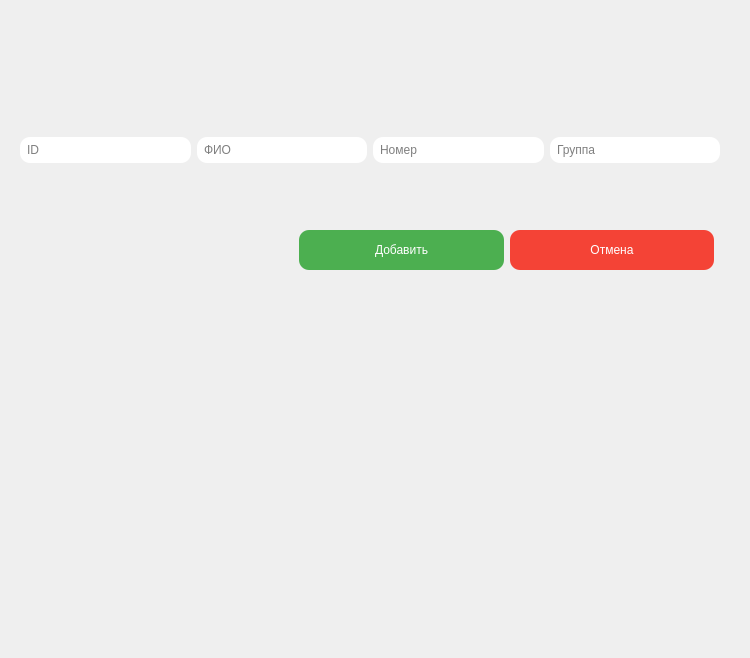
<?xml version="1.0" encoding="UTF-8"?>
<ui version="4.0">
 <class>add_window</class>
 <widget class="QWidget" name="add_window">
  <property name="enabled">
   <bool>true</bool>
  </property>
  <property name="geometry">
   <rect>
    <x>0</x>
    <y>0</y>
    <width>750</width>
    <height>658</height>
   </rect>
  </property>
  <property name="windowTitle">
   <string>Form</string>
  </property>
  <widget class="QPushButton" name="add_but">
   <property name="geometry">
    <rect>
     <x>299</x>
     <y>230</y>
     <width>205</width>
     <height>40</height>
    </rect>
   </property>
   <property name="styleSheet">
    <string>
     background-color: #4CAF50;
     color: white;
     border: none;
     border-radius: 10px;
     padding: 10px;
    </string>
   </property>
   <property name="text">
    <string>Добавить</string>
   </property>
   <property name="icon">
    <iconset>
     <normaloff>add_icon.png</normaloff>add_icon.png</iconset>
   </property>
  </widget>
  <widget class="QPushButton" name="exit_but">
   <property name="geometry">
    <rect>
     <x>510</x>
     <y>230</y>
     <width>204</width>
     <height>40</height>
    </rect>
   </property>
   <property name="styleSheet">
    <string>
     background-color: #F44336;
     color: white;
     border: none;
     border-radius: 10px;
     padding: 10px;
    </string>
   </property>
   <property name="text">
    <string>Отмена</string>
   </property>
   <property name="icon">
    <iconset>
     <normaloff>cancel_icon.png</normaloff>cancel_icon.png</iconset>
   </property>
  </widget>
  <widget class="QWidget" name="horizontalLayoutWidget">
   <property name="geometry">
    <rect>
     <x>20</x>
     <y>110</y>
     <width>700</width>
     <height>80</height>
    </rect>
   </property>
   <layout class="QHBoxLayout" name="horizontalLayout">
    <item>
     <widget class="QLineEdit" name="number">
      <property name="enabled">
       <bool>true</bool>
      </property>
      <property name="font">
       <font>
        <pointsize>9</pointsize>
       </font>
      </property>
      <property name="styleSheet">
       <string>
        border-radius: 10px;
        padding: 5px;
       </string>
      </property>
      <property name="placeholderText">
       <string>ID</string>
      </property>
     </widget>
    </item>
    <item>
     <widget class="QLineEdit" name="name">
      <property name="styleSheet">
       <string>
        border-radius: 10px;
        padding: 5px;
       </string>
      </property>
      <property name="placeholderText">
       <string>ФИО</string>
      </property>
     </widget>
    </item>
    <item>
     <widget class="QLineEdit" name="tel">
      <property name="styleSheet">
       <string>
        border-radius: 10px;
        padding: 5px;
       </string>
      </property>
      <property name="text">
       <string/>
      </property>
      <property name="placeholderText">
       <string>Номер</string>
      </property>
     </widget>
    </item>
    <item>
     <widget class="QLineEdit" name="group">
      <property name="styleSheet">
       <string>
        border-radius: 10px;
        padding: 5px;
       </string>
      </property>
      <property name="placeholderText">
       <string>Группа</string>
      </property>
     </widget>
    </item>
   </layout>
  </widget>
 </widget>
 <resources/>
 <connections/>
</ui>
